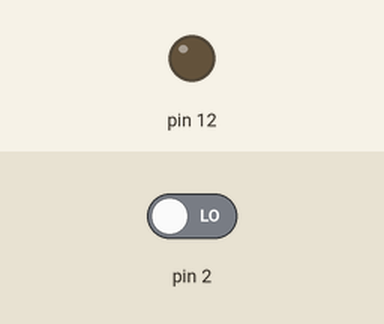
Recording of a sketch running on a simulated Arduino Uno, built with avr-gcc and run on an emulated ATmega328P. On the bench: output pins drawn as LEDs (lit = HIGH). The inputs (shaded band) are chosen by the test bench; at power-on: pin 2 LOW.

Above: at 1.2 s.
1.3 s: pin 2 driven HIGH
At 1.9 s:
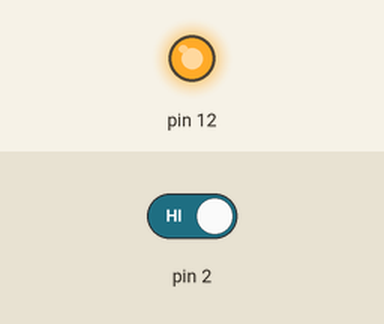
2.8 s: pin 2 driven LOW
At 3.1 s:
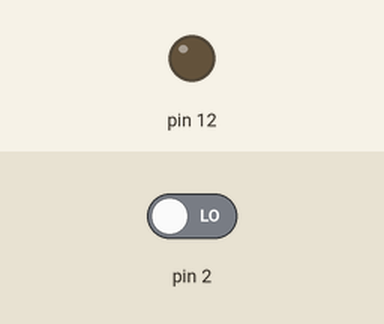
Timing chart, 0 to 5.8 s (numbered marks = the images above; inputs shaded):
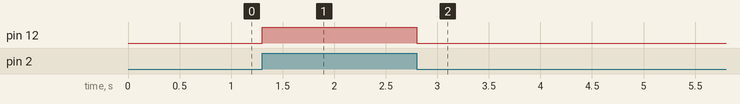

The sketch:

pushbutton.ino
```cpp
void setup() {
  // put your setup code here, to run once:
pinMode(2,INPUT);
pinMode(12,OUTPUT);
}

void loop() {
  // put your main code here, to run repeatedly:
int buttonread=0;
buttonread=digitalRead(2);

digitalWrite(12,buttonread);

}
```

Measured:
- after the input at 1.3 s, pin 12: LOW → HIGH at once
- after the input at 2.8 s, pin 12: HIGH → LOW at once
